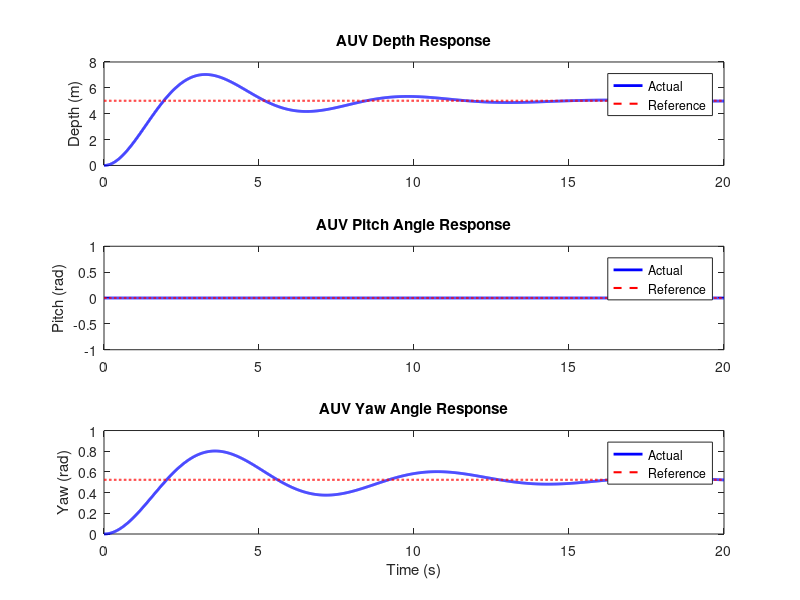

The MATLAB source for this figure:
%% plot_yaw_response.m
load('auv_model_with_yaw.mat');

figure('Name', 'AUV 3DOF Control Responses', 'NumberTitle', 'off');

subplot(3,1,1)
plot(time, x(1,:), 'b', 'LineWidth', 2); hold on;
plot(time, z_ref, 'r--', 'LineWidth', 1.5);
ylabel('Depth (m)');
legend('Actual', 'Reference');
title('AUV Depth Response');

subplot(3,1,2)
plot(time, x(2,:), 'b', 'LineWidth', 2); hold on;
plot(time, theta_ref, 'r--', 'LineWidth', 1.5);
ylabel('Pitch (rad)');
legend('Actual', 'Reference');
title('AUV Pitch Angle Response');

subplot(3,1,3)
plot(time, x(5,:), 'b', 'LineWidth', 2); hold on;
plot(time, psi_ref, 'r--', 'LineWidth', 1.5);
xlabel('Time (s)');
ylabel('Yaw (rad)');
legend('Actual', 'Reference');
title('AUV Yaw Angle Response');